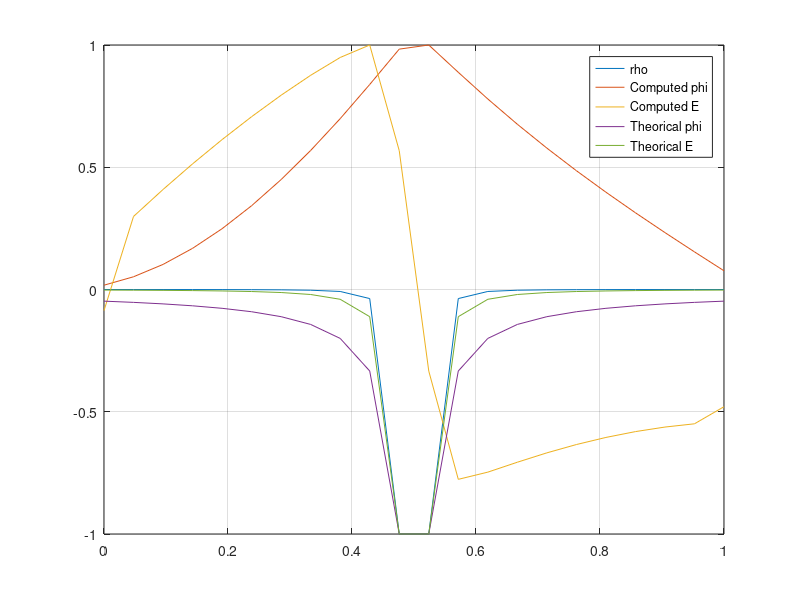

Recreate this plot in MATLAB.
N = 22; % Numero de puntos en la malla
L = 1; % Tamaño en metros del dominio
q = -1;
H = L/N;
NC = 1;
x0 = L/2;
periodic = 0;
extra = 1;
invertida = 0;
reemplazo = 0;
dirichlet = 0;
gaussian = 0;
magic = 1;

% Cargo una matriz tridiagonal con coeficientes 1 -2 y 1
A = full(gallery("tridiag", N, 1, -2, 1));

% El rango de A es N-1, así que necesito una ecuación adicional
disp("Rank of A:")
disp(rank(A))

b = zeros(N,1) - NC/(N-1)*abs(q)*H^2;


x = linspace(0, L, N);
r = abs(x0 - x);

% Coloco un electron en el medio
% b(N/2) = 1;
b(floor(N/2)) = -(q) * H^2;
%b(floor(N/4)) = -(q) * H^2;
%b(1/2 * N + 1) = -q/2*H^2;
%b(1/2 * N+1) = -q*H^2/2;
%b(3/8 * N) = -q*H^2;
%b(5/8 * N) = -q*H^2;

% La suma de cargas debe ser cero
%b = b - 1/(N-1);

%b(1) = 10;
%b(N) = b(1);

if(gaussian)

	b = exp(-((r./(L./30)).^2)./2).';
endif

if(magic)
	b = 2*q./(r.^2 .* abs(r));
	b = b.';
endif

if(periodic)
	disp("PERIODIC")
	% Añado los coeficientes en la frontera, para que sea un dominio periódico
	%A(1,N) = 1;
	%A(N,1) = 1;

	%A(1,1) = -1;

	A(1,:) = 0;
	A(1,1) = -2;
	A(1,2) = 1;

	A(N-1,:) = 0;
	A(N-1,N-2) = 1;
	A(N-1,N-1) = -2;

	A(N,:) = 0;
	A(N,1) = 1;
	A(N,N-1) = 1;

	% Añado una equación para fijar el valor de $\phi_1 = 0$
	%A = [[1, zeros(1,N-1)]; A];

	%A(1,:) = 0;
	%A(1,1) = 1;

	disp("Rank of A after adding the extra equation:")
	disp(rank(A))

	% Añado el lado derecho de la ecuación extra $\phi_1 = 0$
	%b = [0; b];
endif

if(extra)
	% Añado una equación para fijar el valor de $\phi_1 = 0$
	A = [[1, zeros(1,N-1)]; A];
	%A = [A; [zeros(1,N-1), 1]];

	% Añado el lado derecho de la ecuación extra $\phi_1 = 0$
	b = [0; b];
	%b = [0; b; 0];
endif

if(reemplazo)
	% Añado una equación para fijar el valor de $\phi_1 = 0$
	A(1,:) = [1, zeros(1,N-1)];
	A(N,:) = [zeros(1,N-1), 1];
	A(2,1) = 0;
	A(N-1,N) = 0;

	% Añado el lado derecho de la ecuación extra $\phi_1 = 0$
	b = zeros(N,1) - 1/(N-3)*abs(q)*H^2;
	b([1,N]) = 0;
	b(floor(N/2)) = -q*H^2;
endif


if(dirichlet)
	A(1,1) = -1;
	b(1) = b(1) / 2;


endif


%A = A./H^2;

alpha = 0.01
%A = A.*alpha
%b = b.*alpha

% Resuelvo el potencial electrico
phi = A\b;

% Compruebo que la solucion funciona
disp("Error:")
disp(norm(A*phi - b))

% Y aproximo el campo eléctrico $E = - \nabla \phi$ como $\phi_{i-1} - \phi_{i+1}$
E = (shift(phi, -1) - shift(phi, +1))/H;

% El valor teórico debería ser este:
Et = q ./ (abs(r) .* r);
phit = q ./ abs(r);


plot(
	x, b(2:N+1)/max(abs(b(2:N+1))),	"-;rho;",
	x, phi/max(abs(phi)),		"-;Computed phi;"
	,x, E/max(abs(E)),	"-;Computed E;"
	,x, phit/max(abs(phit)),	";Theorical phi;"
	,x, Et/max(abs(Et)),	";Theorical E;"
)

grid()

%print -dpng -r200 field.png
